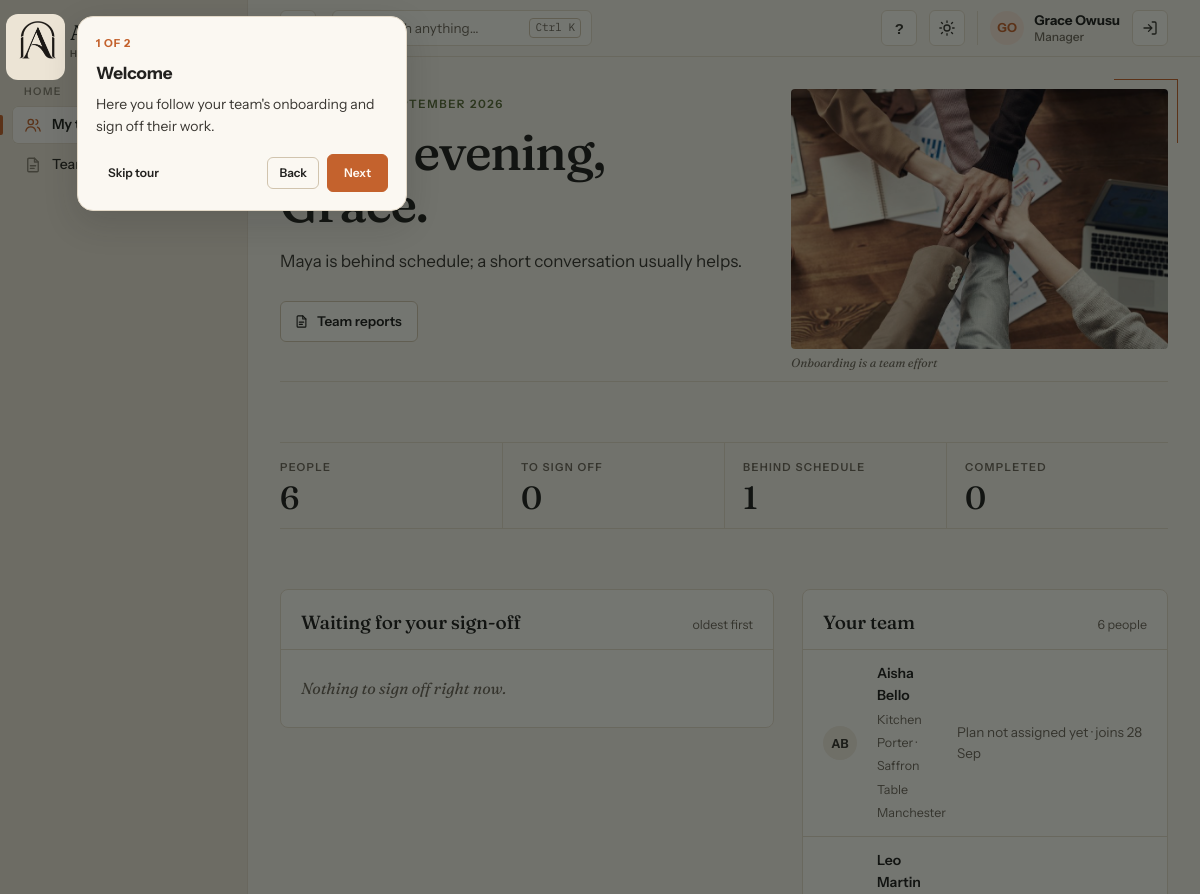
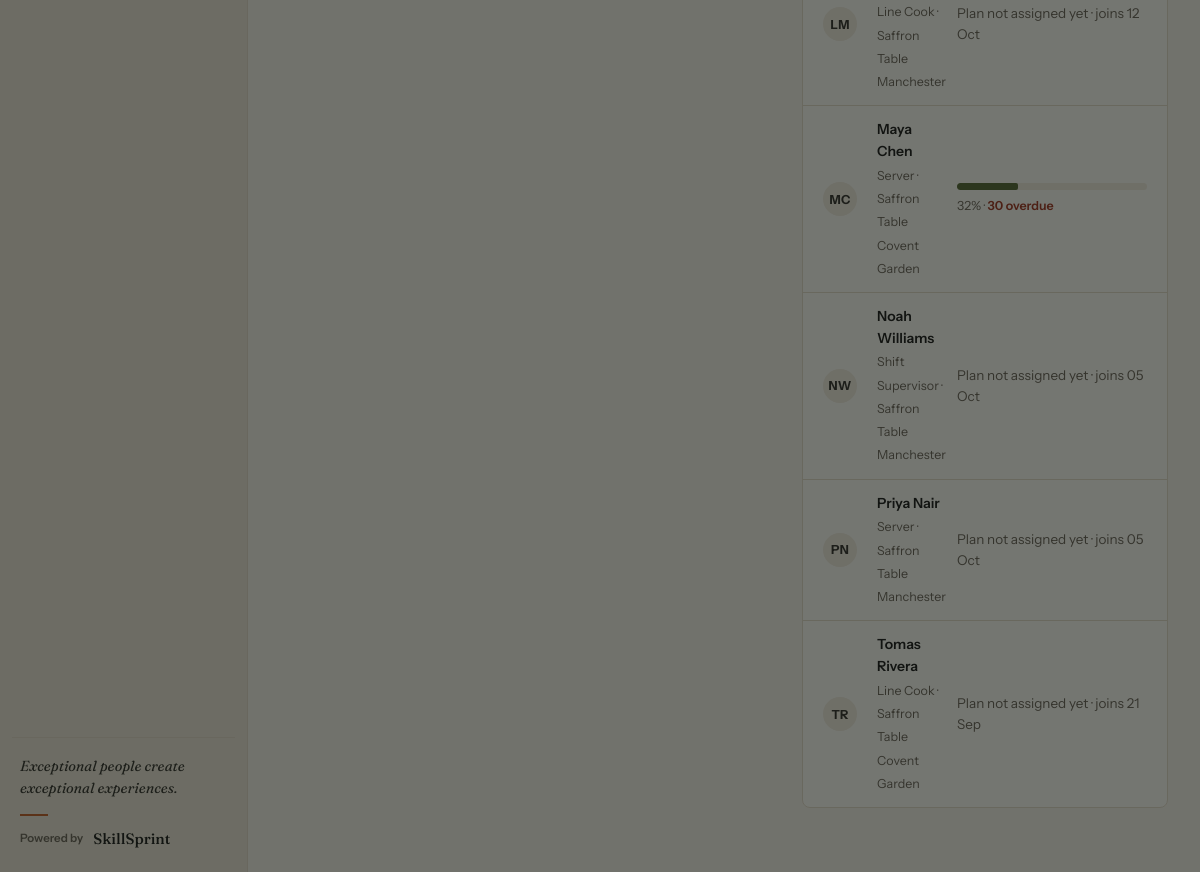
Page /dashboard/team (signed in) on the committed database (2 pictures, top to bottom).
### database/models.py (models this page shows)
class User(db.Model):
    __tablename__ = "users"
    __table_args__ = (CheckConstraint(_in("app_role", APP_ROLES), name="ck_users_app_role"),)
    id: Mapped[int] = mapped_column(primary_key=True)
    organization_id: Mapped[int] = mapped_column(ForeignKey("organizations.id"))
    email: Mapped[str] = mapped_column(String(254), unique=True)
    name: Mapped[str] = mapped_column(String(200))
    password_hash: Mapped[str] = mapped_column(String(100))
    app_role: Mapped[str] = mapped_column(String(20))
    employee_code: Mapped[str | None] = mapped_column(String(20), index=True)
    active: Mapped[bool] = mapped_column(Boolean, default=True)
    failed_logins: Mapped[int] = mapped_column(Integer, default=0)
    locked_until: Mapped[datetime | None] = mapped_column(DateTime)
    last_login_at: Mapped[datetime | None] = mapped_column(DateTime)
    created_at: Mapped[datetime] = mapped_column(DateTime, default=utcnow)

class Employee(db.Model):
    __tablename__ = "employees"
    __table_args__ = (CheckConstraint(_in("experience_level", ("Beginner", "Intermediate", "Advanced")),
                                      name="ck_employees_experience_level"),)
    id: Mapped[int] = mapped_column(primary_key=True)
    organization_id: Mapped[int] = mapped_column(ForeignKey("organizations.id"))
    employee_code: Mapped[str] = mapped_column(String(20), unique=True)
    name: Mapped[str] = mapped_column(String(200))
    job_role_id: Mapped[int] = mapped_column(ForeignKey("job_roles.id"), index=True)
    property_id: Mapped[int] = mapped_column(ForeignKey("properties.id"), index=True)
    department: Mapped[str] = mapped_column(String(120))
    experience_level: Mapped[str] = mapped_column(String(20))
    experience_years: Mapped[int] = mapped_column(Integer, default=0)
    previous_experience: Mapped[str | None] = mapped_column(String(300))
    joining_date: Mapped[date] = mapped_column(Date)
    reporting_manager_code: Mapped[str | None] = mapped_column(String(20), index=True)
    certifications: Mapped[list] = mapped_column(JSONType, default=list)
    assignments: Mapped[list] = mapped_column(JSONType, default=list)
    shift_pattern: Mapped[str] = mapped_column(String(20), default="day")
    training_status: Mapped[str] = mapped_column(String(20), default="not_started")
    job_role: Mapped[JobRole] = relationship()
    property: Mapped[Property] = relationship()

class JobRole(db.Model):
    __tablename__ = "job_roles"
    __table_args__ = (UniqueConstraint("organization_id", "code"),
                      CheckConstraint(_in("status", ("active", "pending_mapping")), name="ck_job_roles_status"))
    id: Mapped[int] = mapped_column(primary_key=True)
    organization_id: Mapped[int] = mapped_column(ForeignKey("organizations.id"))
    code: Mapped[str] = mapped_column(String(10))
    name: Mapped[str] = mapped_column(String(120))
    department: Mapped[str] = mapped_column(String(120))
    aliases: Mapped[list] = mapped_column(JSONType, default=list)
    status: Mapped[str] = mapped_column(String(20), default="active")

class Property(db.Model):
    __tablename__ = "properties"
    __table_args__ = (UniqueConstraint("organization_id", "code"),)
    id: Mapped[int] = mapped_column(primary_key=True)
    organization_id: Mapped[int] = mapped_column(ForeignKey("organizations.id"))
    code: Mapped[str] = mapped_column(String(20))
    name: Mapped[str] = mapped_column(String(200))
    country: Mapped[str] = mapped_column(String(80))
    type: Mapped[str] = mapped_column(String(40))
    services: Mapped[dict] = mapped_column(JSONType, default=dict)

### src/main/routes.py (the view)
@bp.route("/dashboard/team")
@require_permission("dashboard.team")
def team_dashboard():
    from config.settings import today
    from flask import current_app
    from src.services import progress
    team = db.session.scalars(select(Employee).where(Employee.reporting_manager_code == current_user.employee_code)
                              .order_by(Employee.name)).all()
    states = {}
    for e in team:
        plan = progress.assigned_plan(e)
        states[e.id] = (plan, progress.summary(plan, e, today(current_app.config)) if plan else None)
    return render_template("dashboard/team.html", team=team, states=states, pending=progress.pending_signoffs(team),
                           today=today(current_app.config))

### templates/dashboard/team.html (shortened to what this page needs)
{% extends "base.html" %}
{% from "_macros.html" import icon, initials, progress_badge %}
{% block content %}
{% set ns = namespace(behind=0, done=0, names=[]) %}
{% for e in team %}{% set plan, s = states[e.id] %}{% if s and s.status == 'Behind Schedule' %}{% set ns.behind = ns.behind + 1 %}{% set ns.names = ns.names + [e.name.split(' ')[0]] %}{% endif %}{% if s and s.status == 'Completed' %}{% set ns.done = ns.done + 1 %}{% endif %}{% endfor %}
<header class="ahead">
  <div class="ahead__text">
    <p class="eyebrow">{{ today.strftime('%A, %d %B %Y') }}</p>
    <h1><span data-greeting>Welcome</span>, {{ current_user.name.split(' ')[0] }}.</h1>
    <p class="ahead__lead">
      {% if ns.behind %}{{ ns.names|join(', ') }} {{ 'is' if ns.behind == 1 else 'are' }} behind schedule; a short conversation usually helps.{% endif %}
    </p>
    <div class="ahead__actions">
      <a class="btn {{ 'btn--ghost' if pending else '' }}" href="{{ url_for('reports.index') }}">{{ icon('file', 15) }}Team reports</a>
    </div>
  </div>
  <figure class="ahead__photo">
    <img src="{{ url_for('static', filename='img/aurelle/photos/team.jpg') }}" alt="Colleagues working together at a table">
    <figcaption>Onboarding is a team effort</figcaption>
  </figure>
</header>
<section class="asec">
  <dl class="tstats tstats--4">
    <div><dt>People</dt><dd>{{ team|length }}</dd></div>
    <div><dt>To sign off</dt><dd>{{ pending|length }}</dd></div>
    <div><dt>Behind schedule</dt><dd>{{ ns.behind }}</dd></div>
    <div><dt>Completed</dt><dd>{{ ns.done }}</dd></div>
  </dl>
</section>
<section class="asec acols">
  <div class="acard" id="signoffs">
    <div class="acard__head"><h3>Waiting for your sign-off</h3><span>oldest first</span></div>
    <ul class="todo">
      {% for row, item, module in pending %}{% set who = (team|selectattr('id', 'equalto', row.employee_id)|first) %}
      <li><a href="{{ url_for('learning.team_member', code=who.employee_code) }}#{{ item.item_key }}" data-cursor="Review">
        <span class="todo__kind {{ 'todo__kind--olive' if item.item_type == 'scenario' else '' }}">{{ item.item_type|capitalize }}</span>
        <span class="todo__text"><strong>{{ (item.content.description or item.content.situation or item.content.topic)[:110] }}</strong>
          <span>{{ who.name }} · {{ module.title }}{% if row.submitted_at %} · sent {{ row.submitted_at.strftime('%d %b') }}{% endif %}</span></span>
        <span class="todo__go">Review →</span></a></li>
      {% else %}<li class="todo__empty">Nothing to sign off right now.</li>{% endfor %}
    </ul>
  </div>
  <div class="acard">
    <div class="acard__head"><h3>Your team</h3><span>{{ team|length }} {{ 'person' if team|length == 1 else 'people' }}</span></div>
    <ul class="people">
      {% for e in team %}{% set plan, s = states[e.id] %}
      <li>{% if plan %}<a href="{{ url_for('learning.team_member', code=e.employee_code) }}" data-cursor="Open">{% else %}<div>{% endif %}
        <span class="avatar">{{ initials(e.name) }}</span>
        <span class="people__who"><strong>{{ e.name }}</strong><span>{{ e.job_role.name }} · {{ e.property.name }}</span></span>
        {% if s %}
        <span class="people__prog"><span class="bar"><i style="width: {{ s.pct }}%"></i></span>
          <span>{{ s.pct }}% · {% if s.overdue %}<em>{{ s.overdue }} overdue</em>{% else %}{{ progress_badge(s.status) }}{% endif %}</span></span>
        {% else %}<span class="people__prog"><span class="small muted">Plan not assigned yet · joins {{ e.joining_date.strftime('%d %b') }}</span></span>{% endif %}
      {% if plan %}</a>{% else %}</div>{% endif %}</li>
      {% else %}<li class="todo__empty">No one reports to you yet.</li>{% endfor %}
    </ul>
  </div>
</section>
{% endblock %}

### templates/base.html (shortened to what this page needs)
{% from "_macros.html" import icon, initials %}
{% set terra = current_user.is_authenticated and current_user.app_role in ['admin', 'training_manager', 'reviewer', 'manager', 'employee', 'demo'] %}
{% set learner = current_user.is_authenticated and (current_user.app_role == 'employee' or learner_preview) %}
<!doctype html>
<html lang="en">
<head>
  <link rel="stylesheet" href="{{ url_for('static', filename='css/tokens.css') }}">
  <link rel="stylesheet" href="{{ url_for('static', filename='css/app.css') }}">
  {% if current_user.is_authenticated %}
  <link rel="stylesheet" href="{{ url_for('static', filename='css/portal.css') }}">
  <link rel="stylesheet" href="{{ url_for('static', filename='css/aurelle.css') }}">
  {% if terra %}<link rel="stylesheet" href="{{ url_for('static', filename='css/terra.css') }}">{% endif %}
  {% endif %}
</head>
<body class="{{ 'has-shell' if current_user.is_authenticated }}{{ ' is-learner' if learner }}{{ ' theme-terra' if terra }} {% block body_class %}{% endblock %}" data-ref-docs='{{ ref_documents()|tojson }}'>
{% if current_user.is_authenticated %}
{% macro navlink(endpoint_url, label, icon_name, active) -%}
  <a href="{{ endpoint_url }}" class="navlink {{ 'is-active' if active }}" {{ 'aria-current=page' if active }} data-tip="{{ label }}">{{ icon(icon_name) }}<span>{{ label }}</span></a>
{%- endmacro %}
{% set ep = request.endpoint or '' %}
<aside class="sidebar" id="sidebar" aria-label="Main navigation">
  <a class="brand" href="{{ url_for('main.home') }}" aria-label="{{ brand.name }} home">
    {% if terra %}<img class="brand__mark brand__mark--on-light" src="{{ url_for('static', filename=brand.logo) }}" alt="">
    {% else %}<img class="brand__mark" src="{{ url_for('static', filename=brand.logo_light or brand.logo) }}" alt="">{% endif %}
    <span class="brand__word"><b>{{ brand.name|upper }}</b><small>{{ brand.tagline|upper }}</small></span>
  </a>
  {% for group, links in nav_items(current_user.app_role) %}
  <nav class="navgroup">
    {% if group %}<p class="navgroup__label">{{ group }}</p>{% endif %}
    {% for label, endpoint, icon_name, match in links %}{{ navlink(url_for(endpoint), label, icon_name, nav_active(match, ep, request.blueprint)) }}{% endfor %}
  </nav>
  {% endfor %}
  <div class="sidebar__end">
    <p class="sidebar__quote">Exceptional people create exceptional experiences.</p>
    <p class="sidebar__foot">Powered by <b>SkillSprint</b></p>
  </div>
</aside>
<header class="topbar">
  <button type="button" class="iconbtn topbar__menu" data-nav-open data-nav-toggle aria-controls="sidebar" aria-expanded="false" aria-label="Show or hide the menu" title="Show or hide the menu">{{ icon('menu') }}</button>
  {% if terra %}
  <button type="button" class="cmdkbtn" data-cmdk-open aria-label="Search the workspace">{{ icon('search', 16) }}<span>Search anything…</span><kbd>Ctrl K</kbd></button>
  {% endif %}
  <div class="topbar__right">
    <button type="button" class="iconbtn helpbtn" data-tour-start aria-label="Take the tour of this workspace" data-tip="Take the tour">?</button>
    <button type="button" class="iconbtn themetoggle" data-theme-toggle aria-label="Switch to dark theme" title="Switch theme">
      <span class="themetoggle__sun">{{ icon('sun') }}</span><span class="themetoggle__moon">{{ icon('moon') }}</span>
    </button>
    <div class="who">
      <span class="avatar" aria-hidden="true">{{ initials(current_user.name) }}</span>
      <span class="who__text">{{ current_user.name }}<small>{{ role_label(current_user.app_role) }}</small></span>
    </div>
    <form method="post" action="{{ url_for('auth.logout') }}">
      <button type="submit" class="iconbtn" aria-label="Sign out" title="Sign out">{{ icon('logout') }}</button>
    </form>
  </div>
</header>
{% endif %}
<main id="main" class="page {% block page_class %}{% endblock %}" {{ 'data-autoref' if current_user.is_authenticated }}>
  {% block content %}{% endblock %}
</main>
</body>
</html>

### templates/_macros.html (shortened to what this page needs)
{% macro icon(name, size=18) -%}
  <svg class="icon" width="{{ size }}" height="{{ size }}" viewBox="0 0 24 24" fill="none" stroke="currentColor" stroke-width="1.8" stroke-linecap="round" stroke-linejoin="round" aria-hidden="true">{{ paths.get(name, '') | safe }}</svg>
{%- endmacro %}
{% macro initials(name) -%}{{ (name.split()[0][0] ~ (name.split()[-1][0] if name.split()|length > 1 else '')) | upper }}{%- endmacro %}

### rows in the picture
User: name "GO", name "Grace Owusu", app_role "Manager"
Employee: name "AB", name "Aisha Bello", job_role.name "Kitchen Porter", property.name "Saffron Table Manchester", joining_date "28 Sep"
Employee: name "LM", name "Leo Martin", job_role.name "Line Cook", property.name "Saffron Table Manchester", joining_date "12 Oct"
Employee: name "MC", name "Maya Chen", job_role.name "Server", property.name "Saffron Table Covent Garden", pct "32", overdue "30"
Employee: name "NW", name "Noah Williams", job_role.name "Shift Supervisor", property.name "Saffron Table Manchester", joining_date "05 Oct"
Employee: name "PN", name "Priya Nair", job_role.name "Server", property.name "Saffron Table Manchester", joining_date "05 Oct"
Employee: name "TR", name "Tomas Rivera", job_role.name "Line Cook", property.name "Saffron Table Covent Garden", joining_date "21 Sep"

### other values in the picture
{{ group }} "HOME"
{{ label }} "My…" "Team…"
{{ ns.names|join(', ') }} "Maya"
{{ 'is' if ns.behind == 1 else 'are' }} "is"
{{ team|length }} "6"
{{ pending|length }} "0"
{{ ns.behind }} "1"
{{ ns.done }} "0"
{{ 'person' if team|length == 1 else 'people' }} "people"
